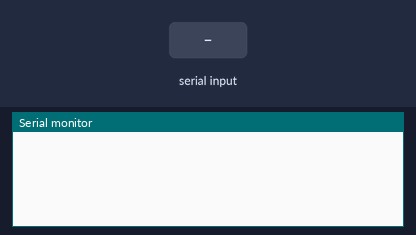
Simulated run of this sketch. Board: Arduino Uno, built with avr-gcc and run on an emulated ATmega328P. Shown: the last lines printed to the serial monitor. The inputs (shaded band) are chosen by the test bench.

Above: at 1.2 s.
1.3 s: "HELLO 1\n" received over Serial
At 2.3 s:
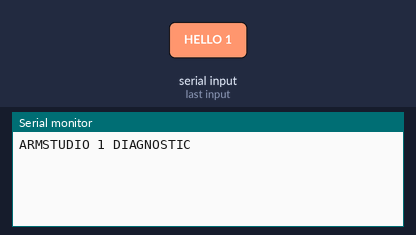
2.8 s: "PING\n" received over Serial
At 3.4 s:
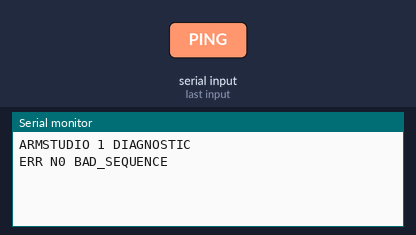

Measured:
- after the input at 1.3 s, the serial monitor: prints a new line at once (image 1)
- after the input at 2.8 s, the serial monitor: prints a new line at once (image 2)

The sketch:

ArmStudioDiagnostic.ino
```cpp
/*
 * ArmStudio 1 - USB serial diagnostic firmware.
 * Arduino Uno/Nano compatible. NO motor, servo, relay, or PWM output.
 * Select the board and port in Arduino IDE, upload, close Serial Monitor,
 * then connect ArmStudio at 115200 baud, 8N1.
 */
#include <Arduino.h>
#include <string.h>

static const size_t MAX_LINE = 96;
static char inputLine[MAX_LINE];
static size_t inputLength = 0;
static bool discardLine = false;

static bool validSequence(const char *sequence) {
  if (!sequence || sequence[0] != 'N' || sequence[1] == '\0') return false;
  size_t count = 0;
  for (size_t index = 1; sequence[index]; ++index) {
    if (sequence[index] < '0' || sequence[index] > '9') return false;
    if (++count > 18) return false;
  }
  return true;
}

static void reply(const char *prefix, const char *sequence, const char *message) {
  Serial.print(prefix);
  Serial.print(' ');
  Serial.print(sequence);
  Serial.print(' ');
  Serial.print(message);
  Serial.print('\n');
}

static void processLine(char *line) {
  if (strcmp(line, "HELLO 1") == 0) {
    Serial.print(F("ARMSTUDIO 1 DIAGNOSTIC\n"));
    return;
  }
  char *sequence = strtok(line, " ");
  char *operation = strtok(NULL, " ");
  char *extra = strtok(NULL, " ");
  if (!validSequence(sequence)) {
    reply("ERR", "N0", "BAD_SEQUENCE");
    return;
  }
  if (!operation || extra) {
    reply("ERR", sequence, "BAD_COMMAND");
    return;
  }
  if (strcmp(operation, "PING") == 0) reply("OK", sequence, "PONG");
  else if (strcmp(operation, "STATUS") == 0) reply("OK", sequence, "DIAGNOSTIC");
  else reply("ERR", sequence, "UNSUPPORTED");
}

void setup() {
  Serial.begin(115200);
  // No pinMode()/attach(): this sketch intentionally has no physical outputs.
}

void loop() {
  while (Serial.available() > 0) {
    int incoming = Serial.read();
    if (incoming == '\r') continue;
    if (incoming == '\n') {
      if (discardLine) reply("ERR", "N0", "FRAME_TOO_LONG_OR_INVALID");
      else if (inputLength > 0) {
        inputLine[inputLength] = '\0';
        processLine(inputLine);
      }
      inputLength = 0;
      discardLine = false;
      continue;
    }
    if (discardLine) continue;
    if (incoming < 32 || incoming > 126 || inputLength >= MAX_LINE - 1) {
      discardLine = true;
      continue;
    }
    inputLine[inputLength++] = (char)incoming;
  }
}
```
